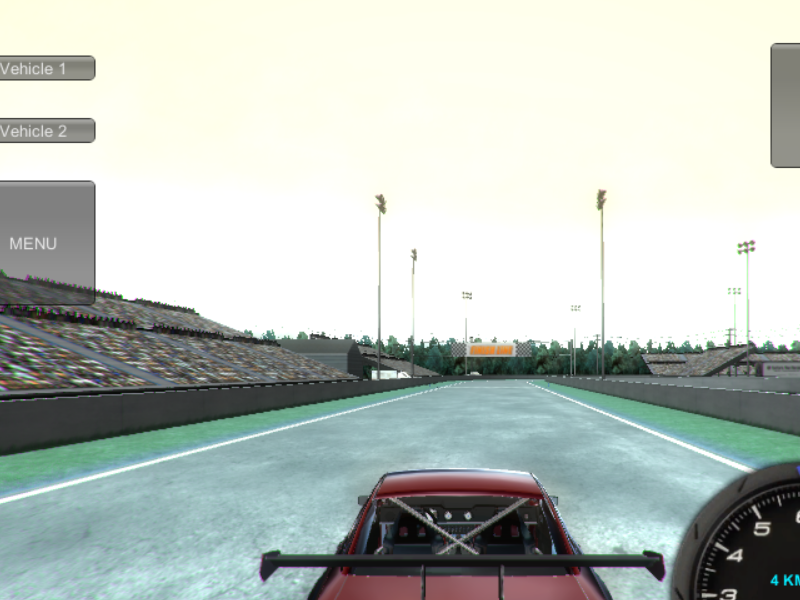
#> input picture newimage.png, 800 x 600 px
$ python -i grabScreen.py   (imports and definitions only)
#> lines starting #> are read from the running program, lines starting #| are printed output that depends on the picture; after the words box and inside, x2 and y2 are one past the last pixel; in counts of white or black regions, pixels touching at a corner belong together
import numpy as np
from PIL import ImageGrab
import cv2
import time
import os
import pyautogui
from directKeys import ReleaseKey, PressKey, W, A, S, D
from numpy import ones,vstack
from numpy.linalg import lstsq
from statistics import mean
from sklearn.cluster import KMeans
import threading

keytime = 0.1
STRAIGHT = 0x11
RIGHT = 0x20
LEFT = 0x1E

def t_key(key_a, key_b, key_c):
    PressKey(key_a)
    ReleaseKey(key_b)
    ReleaseKey(key_c)
    time.sleep(keytime)


def straight():
    thread_straight = threading.Thread(target=t_key,
                                    args=(STRAIGHT, RIGHT, LEFT))
    thread_straight.start()


# [10 lines left out: functions right, left, not called in this run]


def slope(line):
    try:
        y = line[1] - line[3]
        x = line[0] - line[2]
        slope = np.divide(y, x)
    except ZeroDivisionError:
        slope = 100000
    finally:
        return slope

def drive(m=None):
    sign = np.sum(np.sign(m))
    if sign == -2:
        right()
    elif sign == 2:
        left()
    else:
        straight()


def draw_lines(img, lines):
    try:
        m = []
        for coords in lines:
            m.append(slope(coords))
            coords = np.array(coords, dtype='uint32')
            cv2.line(img,
                     (coords[0], coords[1]),
                     (coords[2], coords[3]),
                     [255, 255, 255], 20)
    except TypeError as e:
        print('draw lines error: {}'.format(e))
    else:
        pass
        drive(m)


def region_of_intrest(img, coords):
    mask = np.zeros_like(img)
    #print(img.shape)
    cv2.fillPoly(mask, coords, 255)
    roi = cv2.bitwise_and(img, mask)
    return roi

def process_image(orig_img):
    coords = np.array([[0, 600], [0, 400], [200, 200], [600, 200], [800, 400], [800, 600]])
    filter_1 = np.ones((3, 3), np.uint8)
    filter_2 = np.ones((5, 5), np.uint8)
    #process_img = cv2.cvtColor(orig_img, cv2.COLOR_BGR2GRAY)
    process_img = cv2.Canny(orig_img,
                              threshold1=100, threshold2=300)

    process_img = region_of_intrest(process_img, [coords])

    process_img = cv2.GaussianBlur(process_img, (5, 5), 0)
    lines = cv2.HoughLinesP(process_img, 1,
                            np.pi / 180, 180, np.array([]), 100, 50)
    # [27 lines of commented-out code are left out]
    try:
        nlines = np.array([l[0] for l in lines])
        kmeans = KMeans(n_clusters=2, random_state=0).fit(nlines)
        draw_lines(process_img, kmeans.cluster_centers_)
    except (ValueError, TypeError) as e:
        print('Kmeans error: {}'.format(e))


    return process_img

# [34 lines left out: function screen_record, not called in this run]


# [1 line not run here, left out]

>>> import cv2
>>> picture = cv2.imread('newimage.png')
#> picture is the input picture: shape (600, 800, 3); mean B, G, R 187.4, 193.5, 185.7
>>> result = process_image(picture)
#> in process_image, `process_img = cv2.Canny(orig_img, threshold1=100, threshold2=300)`:
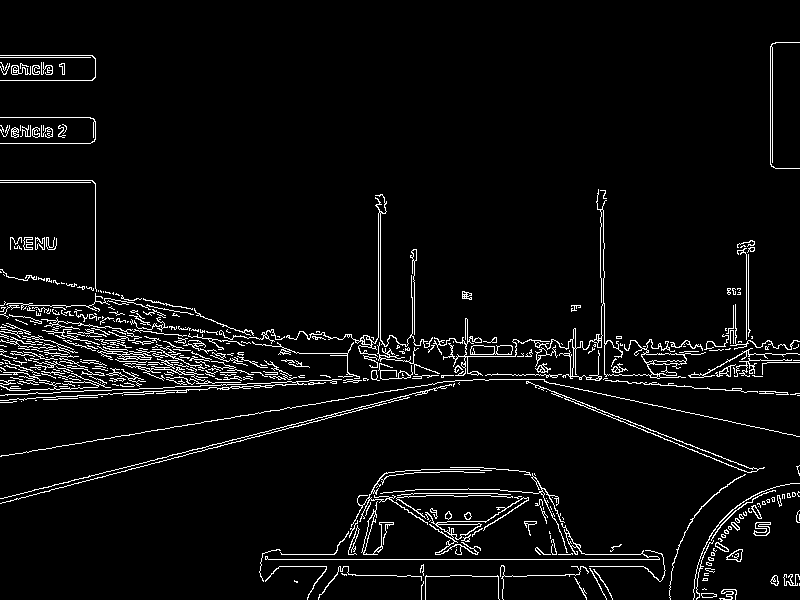
#> process_img: shape (600, 800); 4.7% white in thin lines or dots
#> in region_of_intrest, `cv2.fillPoly(mask, coords, 255)`:
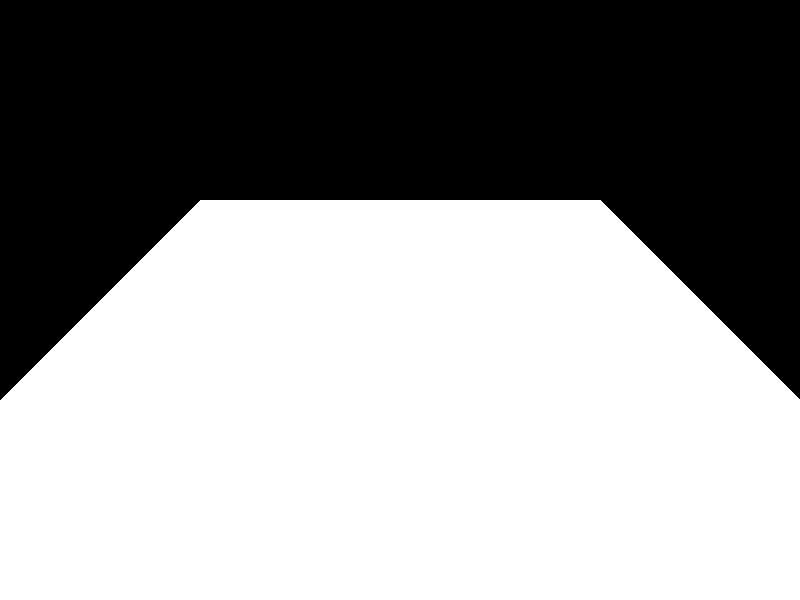
#> mask: shape (600, 800); 58.3% white; 1 black region, box (x1, y1, x2, y2) and area: (0, 0, 800, 400) 200000
#> in region_of_intrest, `roi = cv2.bitwise_and(img, mask)`:
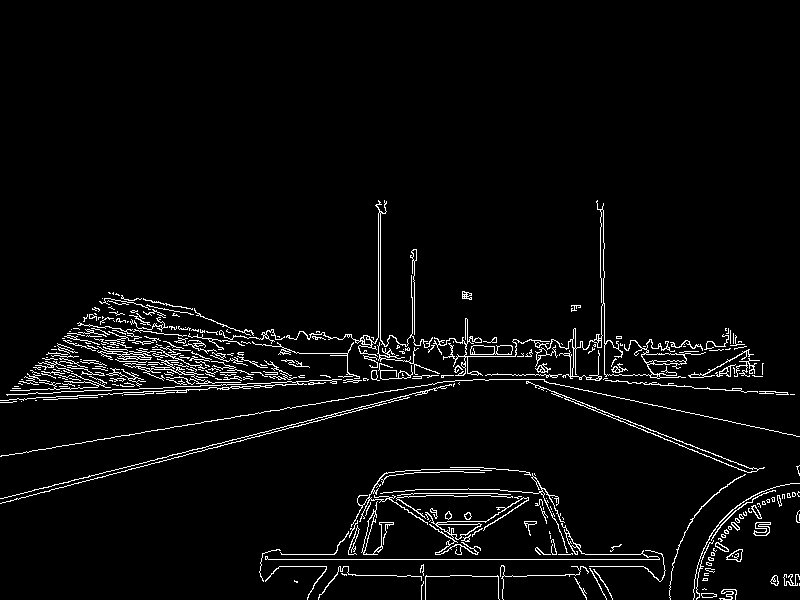
#> roi: shape (600, 800); 3.8% white in thin lines or dots, all inside (x1, y1, x2, y2) = (0, 200, 800, 600)
#> in process_image, `process_img = cv2.GaussianBlur(process_img, (5, 5), 0)`:
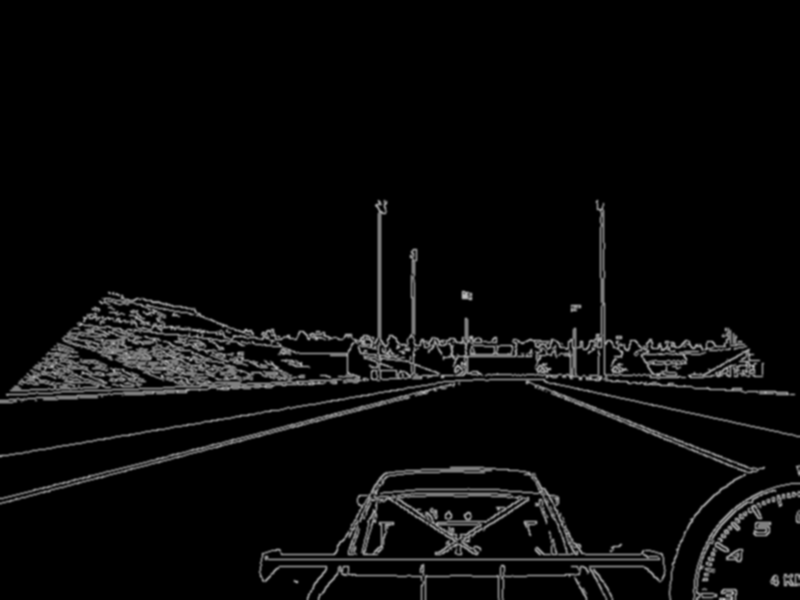
#> process_img: shape (600, 800); min 0, max 191, mean 9.8
#> in process_image, `lines = cv2.HoughLinesP(process_img, 1, np.pi / 180, 180, np.array([])..`: lines = 143 rows, first 6: [12, 384, 764, 370], [10, 387, 764, 373], [62, 334, 748, 346], [12, 385, 764, 372], [65, 333, 748, 345], [8, 388, 764, 374]
#> in process_image, `nlines = np.array([l[0] for l in lines])`: nlines has the same summary as lines
#> after the loop in draw_lines, `for coords in lines:`:
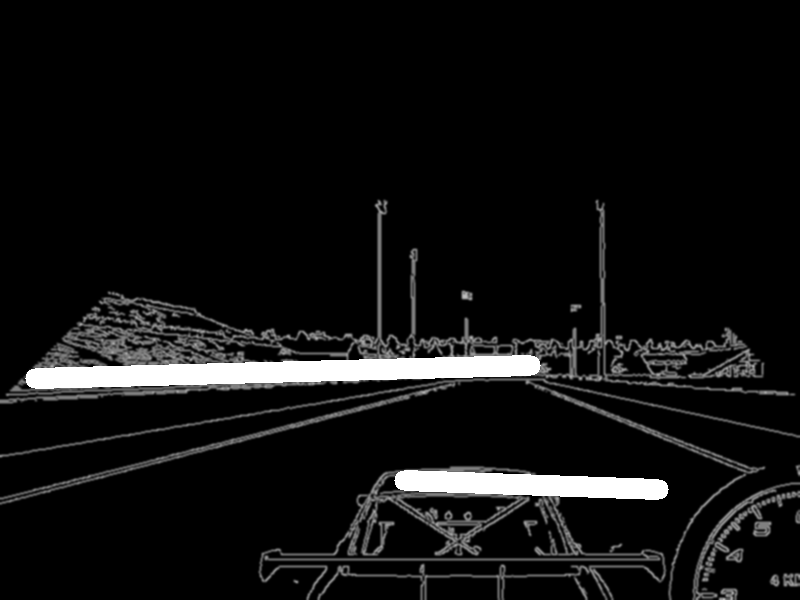
#> img: shape (600, 800); min 0, max 255, mean 17.1
#> after the loop in draw_lines, `for coords in lines:`: m = [0.0348, -0.026]
#> in drive, `sign = np.sum(np.sign(m))`: sign = 0
